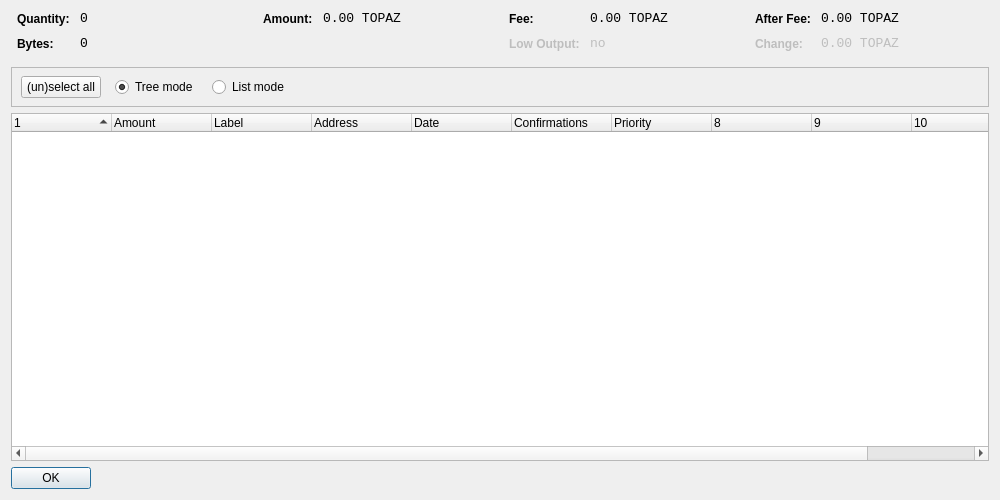
<?xml version="1.0" encoding="UTF-8"?>
<ui version="4.0">
 <class>CoinControlDialog</class>
 <widget class="QDialog" name="CoinControlDialog">
  <property name="geometry">
   <rect>
    <x>0</x>
    <y>0</y>
    <width>1000</width>
    <height>500</height>
   </rect>
  </property>
  <property name="windowTitle">
   <string>Coin Control</string>
  </property>
  <layout class="QVBoxLayout" name="verticalLayout">
   <item>
    <layout class="QHBoxLayout" name="horizontalLayoutTop" stretch="0,0,0,0">
     <property name="topMargin">
      <number>0</number>
     </property>
     <property name="bottomMargin">
      <number>10</number>
     </property>
     <item>
      <layout class="QFormLayout" name="formLayoutCoinControl1">
       <property name="horizontalSpacing">
        <number>10</number>
       </property>
       <property name="verticalSpacing">
        <number>10</number>
       </property>
       <property name="leftMargin">
        <number>6</number>
       </property>
       <property name="rightMargin">
        <number>6</number>
       </property>
       <item row="0" column="0">
        <widget class="QLabel" name="labelCoinControlQuantityText">
         <property name="styleSheet">
          <string notr="true">font-weight:bold;</string>
         </property>
         <property name="text">
          <string>Quantity:</string>
         </property>
        </widget>
       </item>
       <item row="0" column="1">
        <widget class="QLabel" name="labelCoinControlQuantity">
         <property name="font">
          <font>
           <family>Monospace</family>
           <pointsize>10</pointsize>
          </font>
         </property>
         <property name="cursor">
          <cursorShape>IBeamCursor</cursorShape>
         </property>
         <property name="contextMenuPolicy">
          <enum>Qt::ActionsContextMenu</enum>
         </property>
         <property name="text">
          <string notr="true">0</string>
         </property>
         <property name="textInteractionFlags">
          <set>Qt::LinksAccessibleByMouse|Qt::TextSelectableByKeyboard|Qt::TextSelectableByMouse</set>
         </property>
        </widget>
       </item>
       <item row="1" column="0">
        <widget class="QLabel" name="labelCoinControlBytesText">
         <property name="styleSheet">
          <string notr="true">font-weight:bold;</string>
         </property>
         <property name="text">
          <string>Bytes:</string>
         </property>
        </widget>
       </item>
       <item row="1" column="1">
        <widget class="QLabel" name="labelCoinControlBytes">
         <property name="font">
          <font>
           <family>Monospace</family>
           <pointsize>10</pointsize>
          </font>
         </property>
         <property name="cursor">
          <cursorShape>IBeamCursor</cursorShape>
         </property>
         <property name="contextMenuPolicy">
          <enum>Qt::ActionsContextMenu</enum>
         </property>
         <property name="text">
          <string notr="true">0</string>
         </property>
         <property name="textInteractionFlags">
          <set>Qt::LinksAccessibleByMouse|Qt::TextSelectableByKeyboard|Qt::TextSelectableByMouse</set>
         </property>
        </widget>
       </item>
      </layout>
     </item>
     <item>
      <layout class="QFormLayout" name="formLayoutCoinControl2">
       <property name="horizontalSpacing">
        <number>10</number>
       </property>
       <property name="verticalSpacing">
        <number>10</number>
       </property>
       <property name="leftMargin">
        <number>6</number>
       </property>
       <property name="rightMargin">
        <number>6</number>
       </property>
       <item row="0" column="0">
        <widget class="QLabel" name="labelCoinControlAmountText">
         <property name="styleSheet">
          <string notr="true">font-weight:bold;</string>
         </property>
         <property name="text">
          <string>Amount:</string>
         </property>
        </widget>
       </item>
       <item row="0" column="1">
        <widget class="QLabel" name="labelCoinControlAmount">
         <property name="font">
          <font>
           <family>Monospace</family>
           <pointsize>10</pointsize>
          </font>
         </property>
         <property name="cursor">
          <cursorShape>IBeamCursor</cursorShape>
         </property>
         <property name="contextMenuPolicy">
          <enum>Qt::ActionsContextMenu</enum>
         </property>
         <property name="text">
          <string notr="true">0.00 TOPAZ</string>
         </property>
         <property name="textInteractionFlags">
          <set>Qt::LinksAccessibleByMouse|Qt::TextSelectableByKeyboard|Qt::TextSelectableByMouse</set>
         </property>
        </widget>
       </item>
      </layout>
     </item>
     <item>
      <layout class="QFormLayout" name="formLayoutCoinControl3">
       <property name="horizontalSpacing">
        <number>10</number>
       </property>
       <property name="verticalSpacing">
        <number>10</number>
       </property>
       <property name="leftMargin">
        <number>6</number>
       </property>
       <property name="rightMargin">
        <number>6</number>
       </property>
       <item row="0" column="0">
        <widget class="QLabel" name="labelCoinControlFeeText">
         <property name="styleSheet">
          <string notr="true">font-weight:bold;</string>
         </property>
         <property name="text">
          <string>Fee:</string>
         </property>
        </widget>
       </item>
       <item row="0" column="1">
        <widget class="QLabel" name="labelCoinControlFee">
         <property name="font">
          <font>
           <family>Monospace</family>
           <pointsize>10</pointsize>
          </font>
         </property>
         <property name="cursor">
          <cursorShape>IBeamCursor</cursorShape>
         </property>
         <property name="contextMenuPolicy">
          <enum>Qt::ActionsContextMenu</enum>
         </property>
         <property name="text">
          <string notr="true">0.00 TOPAZ</string>
         </property>
         <property name="textInteractionFlags">
          <set>Qt::LinksAccessibleByMouse|Qt::TextSelectableByKeyboard|Qt::TextSelectableByMouse</set>
         </property>
        </widget>
       </item>
       <item row="1" column="0">
        <widget class="QLabel" name="labelCoinControlLowOutputText">
         <property name="enabled">
          <bool>false</bool>
         </property>
         <property name="styleSheet">
          <string notr="true">font-weight:bold;</string>
         </property>
         <property name="text">
          <string>Low Output:</string>
         </property>
        </widget>
       </item>
       <item row="1" column="1">
        <widget class="QLabel" name="labelCoinControlLowOutput">
         <property name="enabled">
          <bool>false</bool>
         </property>
         <property name="font">
          <font>
           <family>Monospace</family>
           <pointsize>10</pointsize>
          </font>
         </property>
         <property name="cursor">
          <cursorShape>IBeamCursor</cursorShape>
         </property>
         <property name="contextMenuPolicy">
          <enum>Qt::ActionsContextMenu</enum>
         </property>
         <property name="text">
          <string notr="true">no</string>
         </property>
         <property name="textInteractionFlags">
          <set>Qt::LinksAccessibleByMouse|Qt::TextSelectableByKeyboard|Qt::TextSelectableByMouse</set>
         </property>
        </widget>
       </item>
      </layout>
     </item>
     <item>
      <layout class="QFormLayout" name="formLayoutCoinControl4">
       <property name="horizontalSpacing">
        <number>10</number>
       </property>
       <property name="verticalSpacing">
        <number>10</number>
       </property>
       <property name="leftMargin">
        <number>6</number>
       </property>
       <property name="rightMargin">
        <number>6</number>
       </property>
       <item row="0" column="0">
        <widget class="QLabel" name="labelCoinControlAfterFeeText">
         <property name="styleSheet">
          <string notr="true">font-weight:bold;</string>
         </property>
         <property name="text">
          <string>After Fee:</string>
         </property>
        </widget>
       </item>
       <item row="0" column="1">
        <widget class="QLabel" name="labelCoinControlAfterFee">
         <property name="font">
          <font>
           <family>Monospace</family>
           <pointsize>10</pointsize>
          </font>
         </property>
         <property name="cursor">
          <cursorShape>IBeamCursor</cursorShape>
         </property>
         <property name="contextMenuPolicy">
          <enum>Qt::ActionsContextMenu</enum>
         </property>
         <property name="text">
          <string notr="true">0.00 TOPAZ</string>
         </property>
         <property name="textInteractionFlags">
          <set>Qt::LinksAccessibleByMouse|Qt::TextSelectableByKeyboard|Qt::TextSelectableByMouse</set>
         </property>
        </widget>
       </item>
       <item row="1" column="0">
        <widget class="QLabel" name="labelCoinControlChangeText">
         <property name="enabled">
          <bool>false</bool>
         </property>
         <property name="styleSheet">
          <string notr="true">font-weight:bold;</string>
         </property>
         <property name="text">
          <string>Change:</string>
         </property>
        </widget>
       </item>
       <item row="1" column="1">
        <widget class="QLabel" name="labelCoinControlChange">
         <property name="enabled">
          <bool>false</bool>
         </property>
         <property name="font">
          <font>
           <family>Monospace</family>
           <pointsize>10</pointsize>
          </font>
         </property>
         <property name="cursor">
          <cursorShape>IBeamCursor</cursorShape>
         </property>
         <property name="contextMenuPolicy">
          <enum>Qt::ActionsContextMenu</enum>
         </property>
         <property name="text">
          <string notr="true">0.00 TOPAZ</string>
         </property>
         <property name="textInteractionFlags">
          <set>Qt::LinksAccessibleByMouse|Qt::TextSelectableByKeyboard|Qt::TextSelectableByMouse</set>
         </property>
        </widget>
       </item>
      </layout>
     </item>
    </layout>
   </item>
   <item>
    <widget class="QFrame" name="frame">
     <property name="minimumSize">
      <size>
       <width>0</width>
       <height>40</height>
      </size>
     </property>
     <property name="frameShape">
      <enum>QFrame::StyledPanel</enum>
     </property>
     <property name="frameShadow">
      <enum>QFrame::Sunken</enum>
     </property>
     <widget class="QWidget" name="horizontalLayoutWidget">
      <property name="geometry">
       <rect>
        <x>10</x>
        <y>0</y>
        <width>781</width>
        <height>41</height>
       </rect>
      </property>
      <layout class="QHBoxLayout" name="horizontalLayoutPanel" stretch="0,0,0,0,0">
       <property name="spacing">
        <number>14</number>
       </property>
       <item>
        <widget class="QPushButton" name="pushButtonSelectAll">
         <property name="sizePolicy">
          <sizepolicy hsizetype="Maximum" vsizetype="Fixed">
           <horstretch>0</horstretch>
           <verstretch>0</verstretch>
          </sizepolicy>
         </property>
         <property name="text">
          <string>(un)select all</string>
         </property>
        </widget>
       </item>
       <item>
        <widget class="QRadioButton" name="radioTreeMode">
         <property name="sizePolicy">
          <sizepolicy hsizetype="Maximum" vsizetype="Fixed">
           <horstretch>0</horstretch>
           <verstretch>0</verstretch>
          </sizepolicy>
         </property>
         <property name="text">
          <string>Tree mode</string>
         </property>
         <property name="checked">
          <bool>true</bool>
         </property>
        </widget>
       </item>
       <item>
        <widget class="QRadioButton" name="radioListMode">
         <property name="sizePolicy">
          <sizepolicy hsizetype="Maximum" vsizetype="Fixed">
           <horstretch>0</horstretch>
           <verstretch>0</verstretch>
          </sizepolicy>
         </property>
         <property name="text">
          <string>List mode</string>
         </property>
        </widget>
       </item>
       <item>
        <spacer name="horizontalSpacer">
         <property name="orientation">
          <enum>Qt::Horizontal</enum>
         </property>
         <property name="sizeHint" stdset="0">
          <size>
           <width>40</width>
           <height>20</height>
          </size>
         </property>
        </spacer>
       </item>
      </layout>
     </widget>
    </widget>
   </item>
   <item>
    <widget class="CoinControlTreeWidget" name="treeWidget">
     <property name="contextMenuPolicy">
      <enum>Qt::CustomContextMenu</enum>
     </property>
     <property name="sortingEnabled">
      <bool>false</bool>
     </property>
     <property name="columnCount">
      <number>11</number>
     </property>
     <attribute name="headerShowSortIndicator" stdset="0">
      <bool>true</bool>
     </attribute>
     <attribute name="headerStretchLastSection">
      <bool>false</bool>
     </attribute>
     <column>
      <property name="text">
       <string/>
      </property>
     </column>
     <column>
      <property name="text">
       <string>Amount</string>
      </property>
     </column>
     <column>
      <property name="text">
       <string>Label</string>
      </property>
     </column>
     <column>
      <property name="text">
       <string>Address</string>
      </property>
     </column>
     <column>
      <property name="text">
       <string>Date</string>
      </property>
     </column>
     <column>
      <property name="text">
       <string>Confirmations</string>
      </property>
      <property name="toolTip">
       <string>Confirmed</string>
      </property>
     </column>
     <column>
      <property name="text">
       <string>Priority</string>
      </property>
     </column>
     <column>
      <property name="text">
       <string/>
      </property>
     </column>
     <column>
      <property name="text">
       <string/>
      </property>
     </column>
     <column>
      <property name="text">
       <string/>
      </property>
     </column>
     <column>
      <property name="text">
       <string/>
      </property>
     </column>
    </widget>
   </item>
   <item>
    <widget class="QDialogButtonBox" name="buttonBox">
     <property name="sizePolicy">
      <sizepolicy hsizetype="Maximum" vsizetype="Fixed">
       <horstretch>0</horstretch>
       <verstretch>0</verstretch>
      </sizepolicy>
     </property>
     <property name="orientation">
      <enum>Qt::Horizontal</enum>
     </property>
     <property name="standardButtons">
      <set>QDialogButtonBox::Ok</set>
     </property>
    </widget>
   </item>
  </layout>
 </widget>
 <customwidgets>
  <customwidget>
   <class>CoinControlTreeWidget</class>
   <extends>QTreeWidget</extends>
   <header>coincontroltreewidget.h</header>
  </customwidget>
 </customwidgets>
 <resources/>
 <connections/>
</ui>
